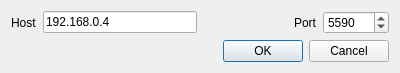
<?xml version="1.0" encoding="UTF-8"?>
<ui version="4.0">
 <class>ClientConnectionDialog</class>
 <widget class="QDialog" name="ClientConnectionDialog">
  <property name="geometry">
   <rect>
    <x>0</x>
    <y>0</y>
    <width>400</width>
    <height>71</height>
   </rect>
  </property>
  <property name="windowTitle">
   <string>Dialog</string>
  </property>
  <layout class="QVBoxLayout" name="verticalLayout">
   <item>
    <layout class="QHBoxLayout" name="horizontalLayout_3">
     <item>
      <layout class="QHBoxLayout" name="horizontalLayout">
       <item>
        <widget class="QLabel" name="label">
         <property name="text">
          <string>Host</string>
         </property>
        </widget>
       </item>
       <item>
        <widget class="QLineEdit" name="hostEdit">
         <property name="text">
          <string>192.168.0.4</string>
         </property>
        </widget>
       </item>
      </layout>
     </item>
     <item>
      <layout class="QHBoxLayout" name="horizontalLayout_2">
       <item>
        <spacer name="horizontalSpacer">
         <property name="orientation">
          <enum>Qt::Horizontal</enum>
         </property>
         <property name="sizeHint" stdset="0">
          <size>
           <width>40</width>
           <height>20</height>
          </size>
         </property>
        </spacer>
       </item>
       <item>
        <widget class="QLabel" name="label_2">
         <property name="text">
          <string>Port</string>
         </property>
        </widget>
       </item>
       <item>
        <widget class="QSpinBox" name="portEdit">
         <property name="minimumSize">
          <size>
           <width>66</width>
           <height>0</height>
          </size>
         </property>
         <property name="maximum">
          <number>9999</number>
         </property>
         <property name="value">
          <number>5590</number>
         </property>
        </widget>
       </item>
      </layout>
     </item>
    </layout>
   </item>
   <item>
    <widget class="QDialogButtonBox" name="buttonBox">
     <property name="orientation">
      <enum>Qt::Horizontal</enum>
     </property>
     <property name="standardButtons">
      <set>QDialogButtonBox::Cancel|QDialogButtonBox::Ok</set>
     </property>
    </widget>
   </item>
  </layout>
 </widget>
 <resources/>
 <connections>
  <connection>
   <sender>buttonBox</sender>
   <signal>accepted()</signal>
   <receiver>ClientConnectionDialog</receiver>
   <slot>accept()</slot>
   <hints>
    <hint type="sourcelabel">
     <x>248</x>
     <y>254</y>
    </hint>
    <hint type="destinationlabel">
     <x>157</x>
     <y>274</y>
    </hint>
   </hints>
  </connection>
  <connection>
   <sender>buttonBox</sender>
   <signal>rejected()</signal>
   <receiver>ClientConnectionDialog</receiver>
   <slot>reject()</slot>
   <hints>
    <hint type="sourcelabel">
     <x>316</x>
     <y>260</y>
    </hint>
    <hint type="destinationlabel">
     <x>286</x>
     <y>274</y>
    </hint>
   </hints>
  </connection>
 </connections>
</ui>
